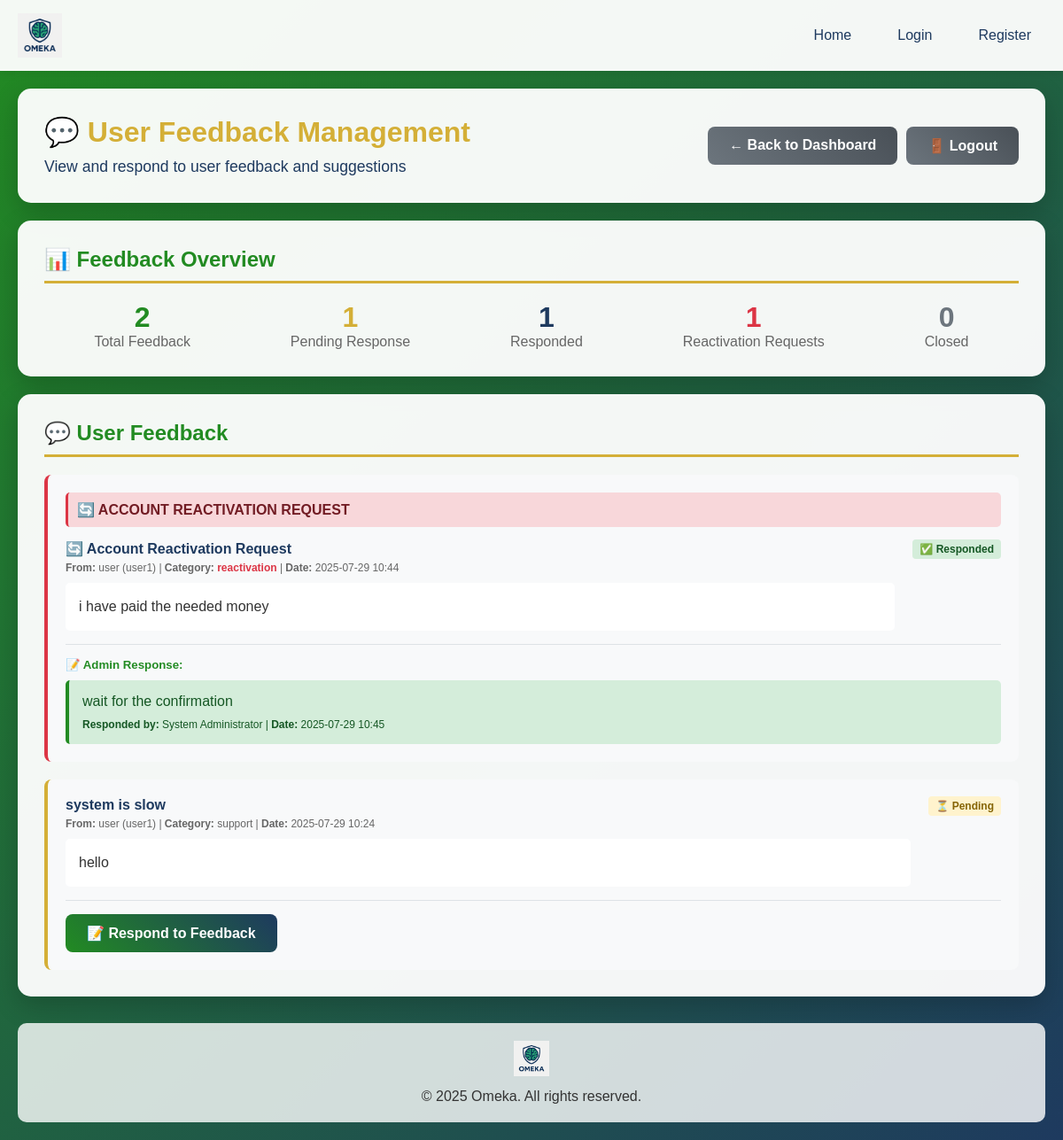
/admin/feedback (signed in), run on the app's committed database.
### tables this page shows
CREATE TABLE user_feedback (
            id INTEGER PRIMARY KEY AUTOINCREMENT,
            user_id INTEGER NOT NULL,
            subject TEXT NOT NULL,
            message TEXT NOT NULL,
            category TEXT DEFAULT 'general',
            status TEXT DEFAULT 'pending',
            admin_response TEXT,
            responded_by INTEGER,
            created_at TIMESTAMP DEFAULT CURRENT_TIMESTAMP,
            responded_at TIMESTAMP,
            FOREIGN KEY (user_id) REFERENCES users (id),
            FOREIGN KEY (responded_by) REFERENCES admin_users (id)
        );

CREATE TABLE users (
            id INTEGER PRIMARY KEY AUTOINCREMENT,
            username TEXT UNIQUE NOT NULL,
            email TEXT UNIQUE NOT NULL,
            password_hash TEXT NOT NULL,
            full_name TEXT NOT NULL,
            date_of_birth DATE,
            phone TEXT,
            emergency_contact TEXT,
            created_at TIMESTAMP DEFAULT CURRENT_TIMESTAMP,
            last_login TIMESTAMP
        , is_active INTEGER DEFAULT 1, role TEXT DEFAULT "user");

CREATE TABLE admin_users (
            id INTEGER PRIMARY KEY AUTOINCREMENT,
            username TEXT UNIQUE NOT NULL,
            email TEXT UNIQUE NOT NULL,
            password_hash TEXT NOT NULL,
            full_name TEXT NOT NULL,
            role TEXT DEFAULT 'admin',
            created_at TIMESTAMP DEFAULT CURRENT_TIMESTAMP,
            last_login TIMESTAMP
        );

### app.py (the view)
@app.route('/admin/feedback')
@admin_required
def admin_feedback():
    conn = sqlite3.connect(DATABASE)
    cursor = conn.cursor()
    cursor.execute('''
        SELECT f.id, f.subject, f.message, f.category, f.status, f.created_at,
               u.username, u.full_name, f.admin_response, f.responded_at,
               au.full_name as responded_by_name
        FROM user_feedback f
        JOIN users u ON f.user_id = u.id
        LEFT JOIN admin_users au ON f.responded_by = au.id
        ORDER BY f.created_at DESC
    ''')
    feedback_list = cursor.fetchall()
    cursor.execute('''
        SELECT status, COUNT(*) as count
        FROM user_feedback
        GROUP BY status
    ''')
    feedback_stats = dict(cursor.fetchall())
    conn.close()
    return render_template('admin_feedback.html',
                         feedback_list=feedback_list,
                         feedback_stats=feedback_stats,
                         admin_name=session.get('admin_name'))

### app.py (called while the page is built)
def admin_required(f):
    @wraps(f)
    def decorated_function(*args, **kwargs):
        if 'admin_id' not in session:
            return redirect(url_for('admin_login'))
        return f(*args, **kwargs)
    return decorated_function

### templates/admin_feedback.html (shortened to what this page needs)
{% extends "base.html" %}
{% block content %}
<div class="card">
    <div style="display: flex; justify-content: space-between; align-items: center;">
        <div>
            <h1 style="color: #d4af37; margin-bottom: 10px;">💬 User Feedback Management</h1>
            <p style="color: #1e3a5f; font-size: 1.1rem;">View and respond to user feedback and suggestions</p>
        </div>
        <div style="display: flex; gap: 10px;">
            <a href="{{ url_for('admin_dashboard') }}" class="btn btn-secondary">
                ← Back to Dashboard
            </a>
            <a href="{{ url_for('admin_logout') }}" class="btn btn-secondary">
                🚪 Logout
            </a>
        </div>
    </div>
</div>
<div class="card">
    <h2>📊 Feedback Overview</h2>
    <div style="display: flex; justify-content: space-around; text-align: center;">
        <div>
            <div style="font-size: 2rem; font-weight: bold; color: #228B22;">{{ feedback_list|length }}</div>
            <div style="color: #666;">Total Feedback</div>
        </div>
        <div>
            <div style="font-size: 2rem; font-weight: bold; color: #d4af37;">{{ feedback_stats.get('pending', 0) }}</div>
            <div style="color: #666;">Pending Response</div>
        </div>
        <div>
            <div style="font-size: 2rem; font-weight: bold; color: #1e3a5f;">{{ feedback_stats.get('responded', 0) }}</div>
            <div style="color: #666;">Responded</div>
        </div>
        <div>
            <div style="font-size: 2rem; font-weight: bold; color: #dc3545;">{{ feedback_list|selectattr('3', 'equalto', 'reactivation')|list|length }}</div>
            <div style="color: #666;">Reactivation Requests</div>
        </div>
        <div>
            <div style="font-size: 2rem; font-weight: bold; color: #6c757d;">{{ feedback_stats.get('closed', 0) }}</div>
            <div style="color: #666;">Closed</div>
        </div>
    </div>
</div>
<div class="card">
    <h2>💬 User Feedback</h2>
    {% if feedback_list %}
        <div style="display: flex; flex-direction: column; gap: 20px;">
            {% for feedback in feedback_list %}
                <div style="background: #f8f9fa; padding: 20px; border-radius: 8px; border-left: 4px solid
                            {% if feedback[3] == 'reactivation' %}#dc3545
                            {% elif feedback[4] == 'pending' %}#d4af37
                            {% elif feedback[4] == 'responded' %}#228B22
                            {% else %}#6c757d{% endif %};">
                    {% if feedback[3] == 'reactivation' %}
                        <div style="background: #f8d7da; padding: 10px; border-radius: 5px; margin-bottom: 15px; border-left: 3px solid #dc3545;">
                            <strong style="color: #721c24;">🔄 ACCOUNT REACTIVATION REQUEST</strong>
                        </div>
                    {% endif %}
                    <div style="display: flex; justify-content: space-between; align-items: start; margin-bottom: 15px;">
                        <div style="flex: 1;">
                            <h4 style="color: #1e3a5f; margin: 0 0 5px 0;">
                                {% if feedback[3] == 'reactivation' %}🔄 {% endif %}{{ feedback[1] }}
                            </h4>
                            <div style="font-size: 12px; color: #666; margin-bottom: 10px;">
                                <strong>From:</strong> {{ feedback[7] }} ({{ feedback[6] }}) |
                                <strong>Category:</strong>
                                <span style="{% if feedback[3] == 'reactivation' %}color: #dc3545; font-weight: bold;{% endif %}">
                                    {{ feedback[3] }}
                                </span> |
                                <strong>Date:</strong> {{ feedback[5][:16] if feedback[5] else 'N/A' }}
                            </div>
                            <p style="color: #333; margin: 0; line-height: 1.5; background: white; padding: 15px; border-radius: 5px;">
                                {{ feedback[2] }}
                            </p>
                        </div>
                        <div style="margin-left: 20px;">
                            <span style="padding: 4px 8px; border-radius: 4px; font-size: 12px; font-weight: bold;
                                         {% if feedback[4] == 'pending' %}background: #fff3cd; color: #856404;
                                         {% elif feedback[4] == 'responded' %}background: #d4edda; color: #155724;
                                         {% else %}background: #e2e3e5; color: #383d41;{% endif %}">
                                {% if feedback[4] == 'pending' %}⏳ Pending
                                {% elif feedback[4] == 'responded' %}✅ Responded
                                {% else %}🔒 Closed{% endif %}
                            </span>
                        </div>
                    </div>
                    {% if feedback[8] %}
                        <div style="margin-top: 15px; padding-top: 15px; border-top: 1px solid #dee2e6;">
                            <h5 style="color: #228B22; margin: 0 0 10px 0;">📝 Admin Response:</h5>
                            <div style="background: #d4edda; padding: 15px; border-radius: 5px; border-left: 4px solid #228B22;">
                                <p style="margin: 0; color: #155724;">{{ feedback[8] }}</p>
                                <div style="font-size: 12px; color: #155724; margin-top: 10px;">
                                    <strong>Responded by:</strong> {{ feedback[10] if feedback[10] else 'Unknown' }} |
                                    <strong>Date:</strong> {{ feedback[9][:16] if feedback[9] else 'N/A' }}
                                </div>
                            </div>
                        </div>
                    {% endif %}
                    {% if feedback[4] == 'pending' %}
                        <div style="margin-top: 15px; padding-top: 15px; border-top: 1px solid #dee2e6;">
                            {% if feedback[3] == 'reactivation' %}
                                <div style="display: flex; gap: 10px; flex-wrap: wrap;">
                                    <button onclick="quickReactivateUser('{{ feedback[6] }}')"
                                            class="btn" style="background: linear-gradient(45deg, #228B22, #1e3a5f); padding: 8px 16px; font-size: 14px;">
                                        ✅ Quick Reactivate User
                                    </button>
                                    <button onclick="showResponseModal({{ feedback[0] }}, '{{ feedback[1] }}', '{{ feedback[6] }}')"
                                            class="btn btn-secondary" style="padding: 8px 16px; font-size: 14px;">
                                        📝 Respond with Message
                                    </button>
                                </div>
                            {% else %}
                                <button onclick="showResponseModal({{ feedback[0] }}, '{{ feedback[1] }}', '{{ feedback[6] }}')"
                                        class="btn" style="background: linear-gradient(45deg, #228B22, #1e3a5f);">
                                    📝 Respond to Feedback
                                </button>
                            {% endif %}
                        </div>
                    {% endif %}
                </div>
            {% endfor %}
        </div>
    {% else %}
        <div style="text-align: center; padding: 40px; color: #666;">
            <h3>💬 No Feedback Found</h3>
            <p>No user feedback has been submitted yet.</p>
        </div>
    {% endif %}
</div>
{% endblock %}

### templates/base.html (style rules this page uses)
* { margin: 0; padding: 0; box-sizing: border-box; }
body { font-family: 'Arial', sans-serif; background: linear-gradient(135deg, #228B22 0%, #1e3a5f 100%); min-height: 100vh; color: #333; }
.card { background: rgba(255, 255, 255, 0.95); border-radius: 15px; padding: 30px; box-shadow: 0 10px 30px rgba(0,0,0,0.2); margin-bottom: 20px; }
.card h2 { color: #228B22; margin-bottom: 20px; border-bottom: 3px solid #d4af37; padding-bottom: 10px; }
.btn { background: linear-gradient(45deg, #228B22, #1e3a5f); color: white; padding: 12px 24px; border: none; border-radius: 8px; font-size: 16px; font-weight: bold; cursor: pointer; transition: all 0.3s ease; text-decoration: none; display: inline-block; }
.btn-secondary { background: linear-gradient(45deg, #6c757d, #495057); }

### data on the page
user_feedback: shows "🔄 ACCOUNT REACTIVATION REQUEST", subject "Account Reactivation Request", full_name "user", username "user1", category "reactivation", created_at "2025-07-29 10:44", message "i have paid the needed money", status "✅ Responded", admin_response "wait for the confirmation", full_name "System Administrator", responded_at "2025-07-29 10:45"
user_feedback: subject "system is slow", full_name "user", username "user1", category "support", created_at "2025-07-29 10:24", message "hello", status "⏳ Pending"

### other printed values
{{ feedback_list|length }} "2"
{{ feedback_stats.get('pending', 0) }} "1"
{{ feedback_stats.get('responded', 0) }} "1"
{{ feedback_list|selectattr('3', 'equalto', 'reactivation')|list|length }} "1"
{{ feedback_stats.get('closed', 0) }} "0"
